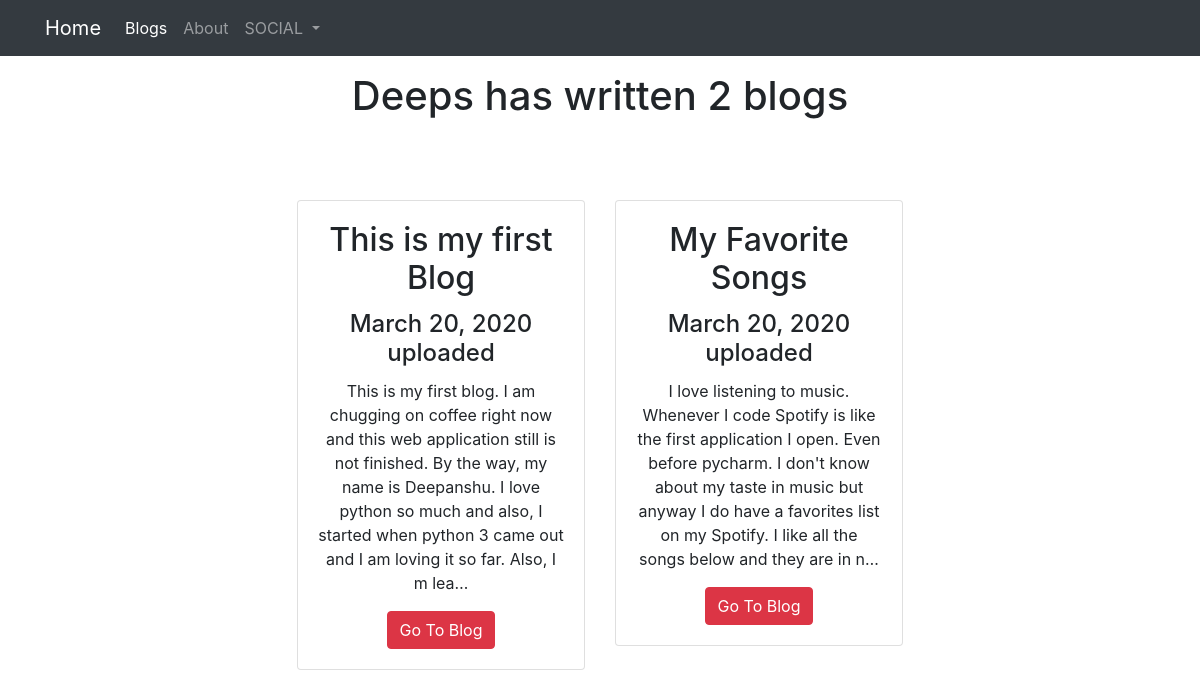
Screenshot of /blog/ with the database file from the repository.
### blog/models.py (models this page shows, shortened)
class Blog(models.Model):
    title = models.CharField(max_length=50)
    content = models.TextField()
    upload_date = models.DateField(auto_now=True)

### blog/views.py (the view)
# urls.py: path('', views.home, name='blog_home'),
def home(request):
    blog_no = Blog.objects.count
    blogs = Blog.objects.order_by('-upload_date')[:6]
    return render(request, 'blog/blog_home.html', {'blogs': blogs, 'blog_no': blog_no})

### templates/blog/blog_home.html
{% extends 'base.html' %}
{% block content %}
<div class="container">
    <div style="text-align:center">
        <div style="display:inline-block">
            <h2 style="font-size:40px">Deeps has written {{blog_no}} blogs</h2>
            <br>
            <br>
            <br>
            <div class="row">
                {% for blog in blogs %}
                <div class="col">
                    <div class="row row-cols-1 row-cols-md-2">
                        <div class="col mb-4">
                            <div class="card" style="width: 18rem;">
                                <div class="card-body">
                                    <h2 class="card-title">{{blog.title}}</h2>
                                    <h4 class="card-title">{{ blog.upload_date}} uploaded</h4>
                                    <p class="card-text">{{blog.content|striptags|truncatechars:245}}</p>
                                    <a href="{% url 'blog:detail' blog.id %}" target="_blank" class="btn btn-danger">Go
                                        To Blog</a>
                                </div>
                            </div>
                        </div>
                    </div>
                </div>
                {% endfor %}
            </div>
        </div>
    </div>
</div>
{% endblock %}

### rows the page displays
Blog: title "This is my first Blog", upload_date "March 20, 2020", content "This is my first blog. I am chugging on coffee right now and this web application still is not finished. By the way, my name is Deepanshu. I love python so much and also, I started when python 3 came out and I am loving it so far. Also, I m lea…"
Blog: title "My Favorite Songs", upload_date "March 20, 2020", content "I love listening to music. Whenever I code Spotify is like the first application I open. Even before pycharm. I don't know about my taste in music but anyway I do have a favorites list on my Spotify. I like all the songs below and they are in n…"

### other values shown
{{ blog_no }} "2"
